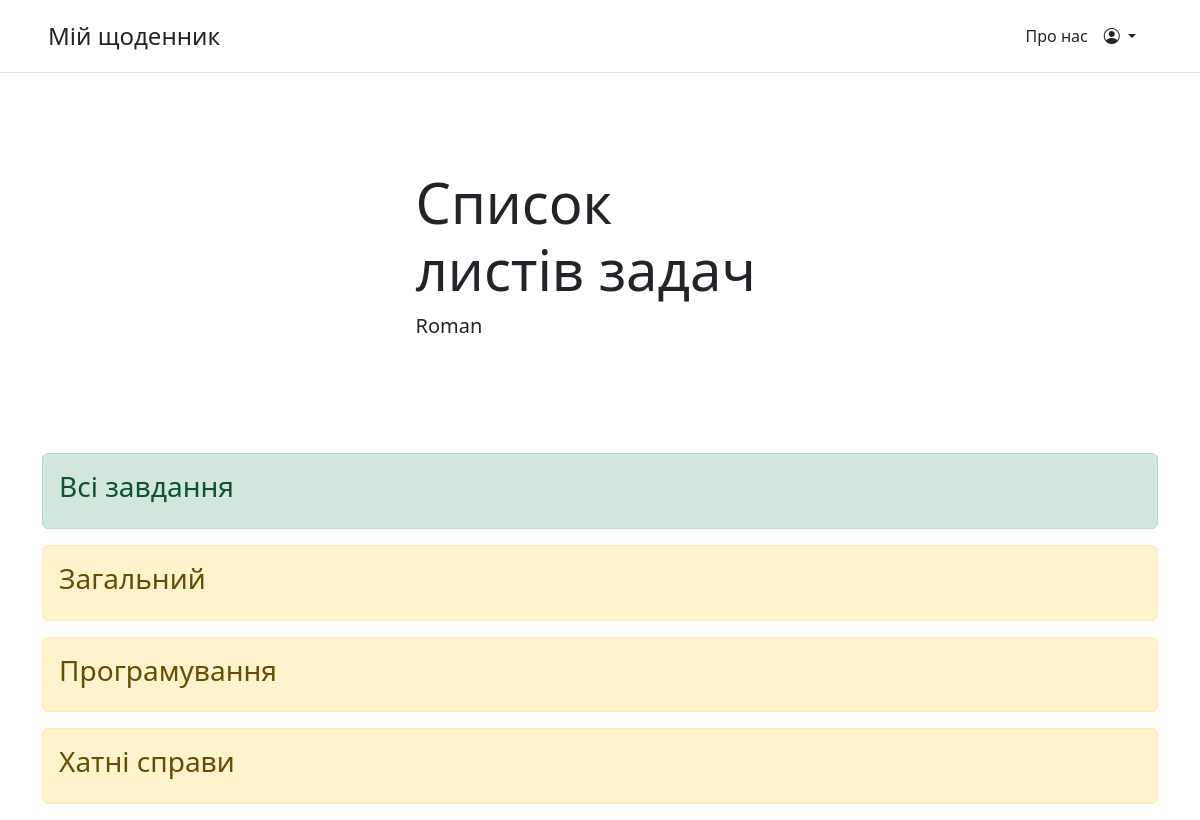
The page / (signed in) on the database as committed earlier.
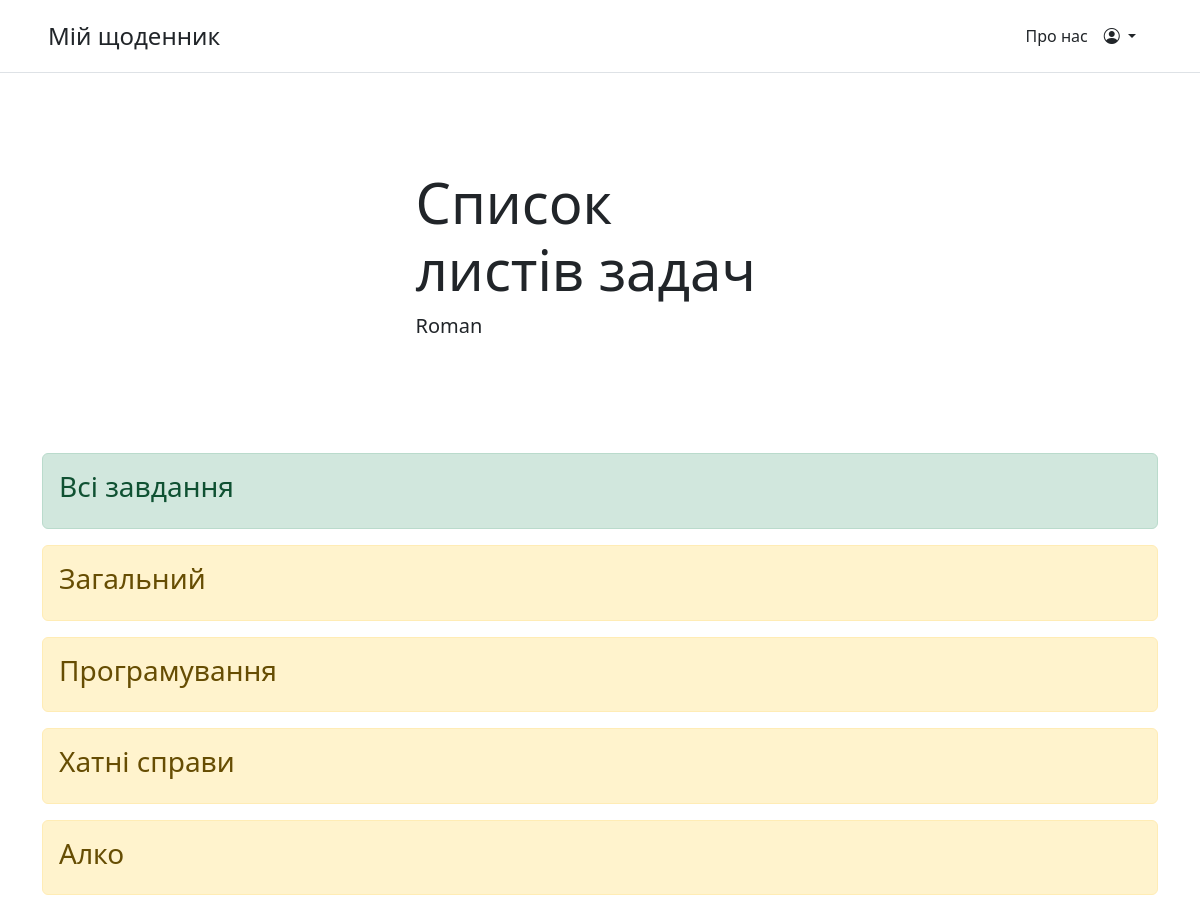
The same page on the database as committed later.
### main/models.py (models this page shows, shortened)
class TaskList(models.Model):
    name = models.CharField('Назва', max_length=50)
    user = models.ForeignKey(User, on_delete=models.CASCADE, default=1)
    class Meta:
        verbose_name = 'Список задач'
        verbose_name_plural = 'Списки задач'

### main/views.py (the view)
# urls.py: path('', views.index, name='home'),
@login_required
def index(request):
    tasklists = TaskList.objects.filter(user = request.user.id)
    context = {
        'title': 'Список листів задач',
        'tasks': tasklists,
        'user': request.user,
        'mode': 'tasklist'
    }
    return render(request, 'main/index.html', context)

### main/templates/main/index.html (shortened to what this page needs)
{% extends 'main/base.html' %}
{% block content %}
    <div class="col-md-5 p-lg-5 mx-auto my-5">
      <h1 class="display-4 fw-normal">{{title}}</h1>
      <p class="lead fw-normal">{{ user.username }}</p>
    </div>
    {% if tasks %}
        {% if mode == 'task' %}
            {% if False %}
            <div class="container">
                {% for elem in tasks %}
                    <div class="alert alert-warning mt-2">
                        <h3>{{elem.title}}</h3>
                        <p>{{elem.task}}</p>
                        <form method="post">
                            {% csrf_token %}
                            <button class="btn btn-outline-success" id="success" value="{{elem.id}}" name="success"><i class="bi bi-check2-square"></i>Виконано</button>
                            <button class="btn btn-outline-primary" id="edit" value="{{elem.id}}" name="edit"><i class="bi bi-pencil-fill"></i> Редагувати</button>
                        </form>
                    </div>
                {% endfor %}
            {% elif True %}
                <div class="container text-center">
                  <div class="row row-cols-3">
                        {% for elem in tasks %}
                      <div class="col">
                        <div class="alert alert-warning mt-2">
                            <h3>{{elem.title}}</h3>
                            <p>{{elem.task}}</p>
                        <form method="post">
                            {% csrf_token %}
                            <button class="btn btn-outline-success" id="success1" value="{{elem.id}}" name="success"><i class="bi bi-check2-square"></i>Виконано</button>
                            <button class="btn btn-outline-primary" id="edit1" value="{{elem.id}}" name="edit"><i class="bi bi-pencil-fill"></i> Редагувати</button>
                        </form>
                    </div>
                      </div>
                {% endfor %}
                  </div>
                </div>
            {% endif %}
            </div>
        {% elif mode == 'tasklist' %}
            <a class="nav-link active" href="{% url 'task_in_list' %}?tasklist_id=all">
                <div class="alert alert-success mt-2">
                    <h3>Всі завдання</h3>
                </div>
            </a>
            {% for elem in tasks %}
                <a class="nav-link active" href="{% url 'task_in_list' %}?tasklist_id={{elem.id}}">
                    <div class="alert alert-warning mt-2">
                        <h3>{{elem.name}}</h3>
                    </div>
                </a>
            {% endfor %}
        {% else %}
            <div class="container">
            <h3>Йой, щось не так</h3>
        {% endif %}
    {% else %}
        <div class="container">
            <h3>На сьогодні завдань немає</h3>
        </div>
    {% endif %}
{% endblock %}

Rows that differ between the two databases and show on the page:
added TaskList: name "Алко"
